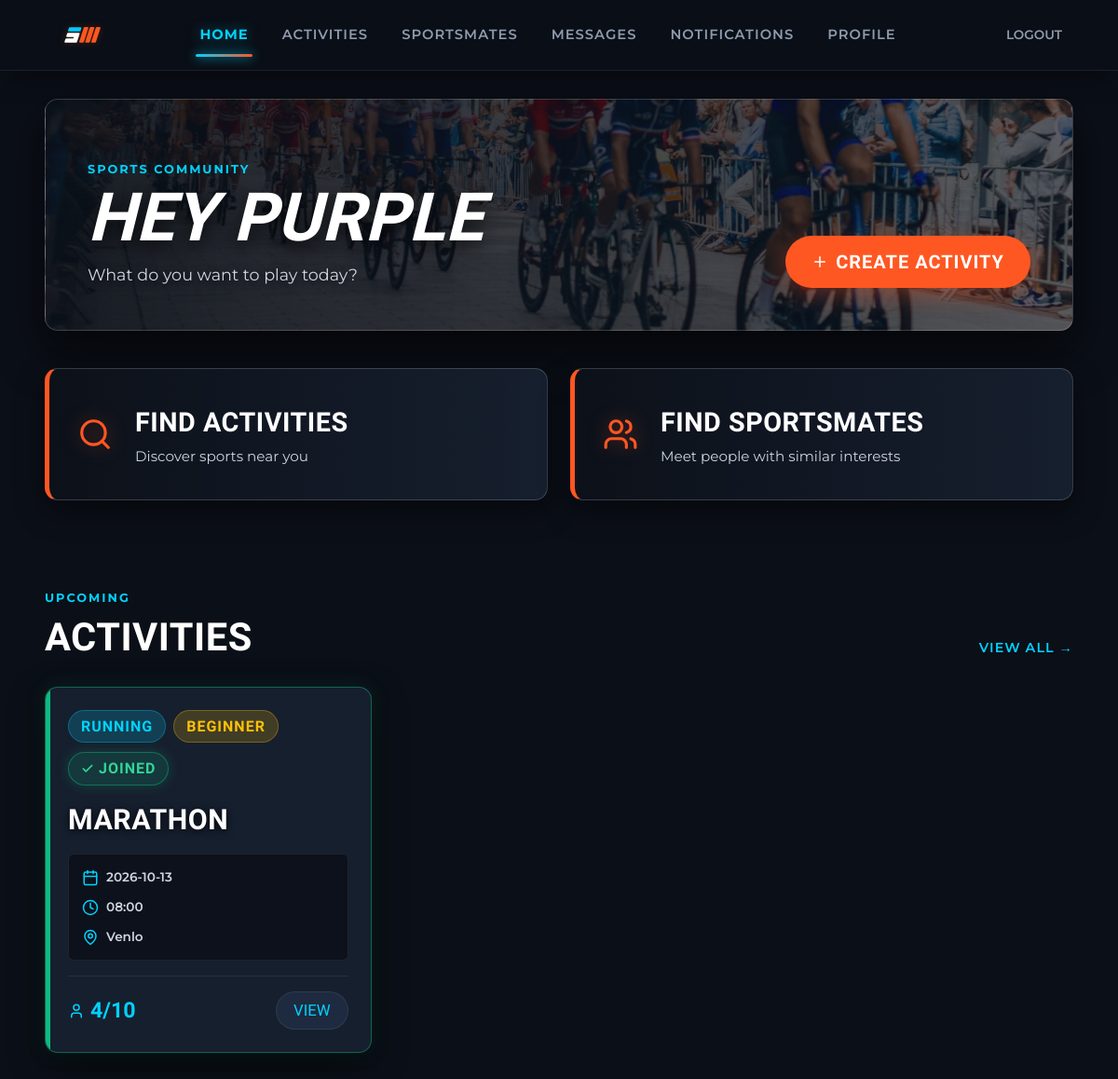
The app's page /dashboard (signed in) with its own data.
### tables this page shows
CREATE TABLE users (
        id INTEGER PRIMARY KEY AUTOINCREMENT,
        name TEXT NOT NULL,
        email TEXT NOT NULL UNIQUE,
        password_hash TEXT NOT NULL,
        location TEXT DEFAULT '',
        bio TEXT DEFAULT '',
        skill_level TEXT DEFAULT 'Beginner',
        availability TEXT DEFAULT '',
        profile_image TEXT DEFAULT '',
        created_at TIMESTAMP DEFAULT CURRENT_TIMESTAMP
    );

CREATE TABLE activities (
        id INTEGER PRIMARY KEY AUTOINCREMENT,
        creator_id INTEGER NOT NULL,
        title TEXT NOT NULL,
        sport_id INTEGER NOT NULL,
        description TEXT DEFAULT '',
        date TEXT NOT NULL,
        time TEXT NOT NULL,
        location TEXT NOT NULL,
        skill_level TEXT DEFAULT 'Beginner',
        max_participants INTEGER DEFAULT 10,
        created_at TIMESTAMP DEFAULT CURRENT_TIMESTAMP,
        FOREIGN KEY (creator_id) REFERENCES users(id) ON DELETE CASCADE,
        FOREIGN KEY (sport_id) REFERENCES sports(id)
    );

CREATE TABLE sports (
        id INTEGER PRIMARY KEY AUTOINCREMENT,
        name TEXT NOT NULL UNIQUE
    );

### app.py (the view)
@app.route("/dashboard")
def dashboard():
    if not login_required():
        return redirect(url_for("login"))
    db = get_db()
    activities = db.execute("""
        SELECT
            activities.*,
            sports.name AS sport_name,
            users.name AS creator_name,
            (
                SELECT COUNT(*)
                FROM activity_participants
                WHERE activity_id = activities.id
            ) AS participant_count,
            EXISTS(
                SELECT 1
                FROM activity_participants
                WHERE activity_id = activities.id
                AND user_id = ?
            ) AS is_joined
        FROM activities
        JOIN sports ON activities.sport_id = sports.id
        JOIN users ON activities.creator_id = users.id
        ORDER BY activities.date, activities.time
        LIMIT 6
    """, (session["user_id"],)).fetchall()
    db.close()
    return render_template(
        "dashboard.html",
        activities=activities
    )

### app.py (called while the page is built)
def current_user():
    if "user_id" not in session:
        return None
    db = get_db()
    user = db.execute(
        "SELECT * FROM users WHERE id = ?",
        (session["user_id"],)
    ).fetchone()
    db.close()
    return user

def login_required():
    return "user_id" in session

def get_unread_notifications():
    if not login_required():
        return 0
    db = get_db()
    result = db.execute("""
        SELECT COUNT(*) AS count
        FROM notifications
        WHERE user_id = ? AND is_read = 0
    """, (session["user_id"],)).fetchone()
    db.close()
    return result["count"]

@app.context_processor
def inject_globals():
    return {
        "current_user": current_user(),
        "notification_count": get_unread_notifications()
    }

### database.py (called while the page is built)
def get_db():
    conn = sqlite3.connect(DB_PATH)
    conn.row_factory = sqlite3.Row
    conn.execute("PRAGMA foreign_keys = ON")
    return conn

### templates/dashboard.html (shortened to what this page needs)
{% extends "base.html" %}
{% block content %}
<section class="page-header header-dashboard">
    <div>
        <span class="eyebrow">SPORTS COMMUNITY</span>
        <h1>Hey {{ current_user.name }}</h1>
        <p>What do you want to play today?</p>
    </div>
    <a href="{{ url_for('create_activity') }}" class="btn">
        <svg class="app-icon" style="margin-right: 8px;" viewBox="0 0 24 24" fill="none" stroke="currentColor" stroke-width="2" stroke-linecap="round" stroke-linejoin="round"><path d="M5 12h14"/><path d="M12 5v14"/></svg> Create Activity
    </a>
</section>
<div class="quick-actions">
    <a href="{{ url_for('activities') }}" class="quick-card quick-card-discover">
        <span><svg class="app-icon" viewBox="0 0 24 24" fill="none" stroke="currentColor" stroke-width="2" stroke-linecap="round" stroke-linejoin="round"><circle cx="11" cy="11" r="8"/><path d="m21 21-4.3-4.3"/></svg></span>
        <div>
            <strong>Find Activities</strong>
            <small>Discover sports near you</small>
        </div>
    </a>
    <a href="{{ url_for('mates') }}" class="quick-card quick-card-mates">
        <span><svg class="app-icon" viewBox="0 0 24 24" fill="none" stroke="currentColor" stroke-width="2" stroke-linecap="round" stroke-linejoin="round"><path d="M16 21v-2a4 4 0 0 0-4-4H6a4 4 0 0 0-4 4v2"/><circle cx="9" cy="7" r="4"/><path d="M22 21v-2a4 4 0 0 0-3-3.87"/><path d="M16 3.13a4 4 0 0 1 0 7.75"/></svg></span>
        <div>
            <strong>Find SportsMates</strong>
            <small>Meet people with similar interests</small>
        </div>
    </a>
</div>
<section class="section">
    <div class="section-heading inline">
        <div>
            <span class="eyebrow">UPCOMING</span>
            <h2>Activities</h2>
        </div>
        <a href="{{ url_for('activities') }}" style="color: var(--accent-cyan); font-weight: 600; text-transform: uppercase; letter-spacing: 1px; font-size: 0.9rem;">View all →</a>
    </div>
    <div class="card-grid">
        {% for activity in activities %}
        {% set is_host = current_user and (activity.creator_id == current_user.id) %}
        {% set user_joined = is_host or activity.is_joined or activity.joined or (current_user and activity.participant_ids and current_user.id in activity.participant_ids) %}
        <article class="activity-card {% if user_joined %}is-participating{% endif %}">
            <div class="activity-top">
                <div class="activity-tags-group">
                    <span class="sport-tag">{{ activity.sport_name }}</span>
                    <span class="skill-tag">{{ activity.skill_level }}</span>
                </div>
                {% if user_joined %}
                <span class="participation-badge {% if is_host %}host-badge{% endif %}">
                    <svg class="app-icon" style="width: 14px; height: 14px;" viewBox="0 0 24 24" fill="none" stroke="currentColor" stroke-width="3" stroke-linecap="round" stroke-linejoin="round"><polyline points="20 6 9 17 4 12"/></svg>
                    {% if is_host %}Hosting{% else %}Joined{% endif %}
                </span>
                {% endif %}
            </div>
            <h3>{{ activity.title }}</h3>
            <div class="activity-info">
                <span><svg class="app-icon" viewBox="0 0 24 24" fill="none" stroke="currentColor" stroke-width="2" stroke-linecap="round" stroke-linejoin="round"><rect width="18" height="18" x="3" y="4" rx="2" ry="2"/><line x1="16" x2="16" y1="2" y2="6"/><line x1="8" x2="8" y1="2" y2="6"/><line x1="3" x2="21" y1="10" y2="10"/></svg> {{ activity.date }}</span>
                <span><svg class="app-icon" viewBox="0 0 24 24" fill="none" stroke="currentColor" stroke-width="2" stroke-linecap="round" stroke-linejoin="round"><circle cx="12" cy="12" r="10"/><polyline points="12 6 12 12 16 14"/></svg> {{ activity.time }}</span>
                <span><svg class="app-icon" viewBox="0 0 24 24" fill="none" stroke="currentColor" stroke-width="2" stroke-linecap="round" stroke-linejoin="round"><path d="M20 10c0 6-8 12-8 12s-8-6-8-12a8 8 0 0 1 16 0Z"/><circle cx="12" cy="10" r="3"/></svg> {{ activity.location }}</span>
            </div>
            <div class="activity-bottom">
                <span class="metric-capacity">
                    <svg class="app-icon" viewBox="0 0 24 24" fill="none" stroke="currentColor" stroke-width="2" stroke-linecap="round" stroke-linejoin="round"><path d="M19 21v-2a4 4 0 0 0-4-4H9a4 4 0 0 0-4 4v2"/><circle cx="12" cy="7" r="4"/></svg>
                    {{ activity.participant_count }}/{{ activity.max_participants }}
                </span>
                <a href="{{ url_for('activity_detail', activity_id=activity.id) }}" class="btn-small {% if not user_joined %}primary{% endif %}">View</a>
            </div>
        </article>
        {% else %}
        <div class="empty-state">
            <h3>No activities yet</h3>
            <p>Be the first person to set up a session.</p>
            <a href="{{ url_for('create_activity') }}" class="btn" style="margin-top: 15px;">Create Activity</a>
        </div>
        {% endfor %}
    </div>
</section>
{% endblock %}

### records on screen
users: name "PURPLE"
activities: sport_name "RUNNING", skill_level "BEGINNER", title "MARATHON", date "2026-10-13", time "08:00", location "Venlo", participant_count "4", max_participants "10"
